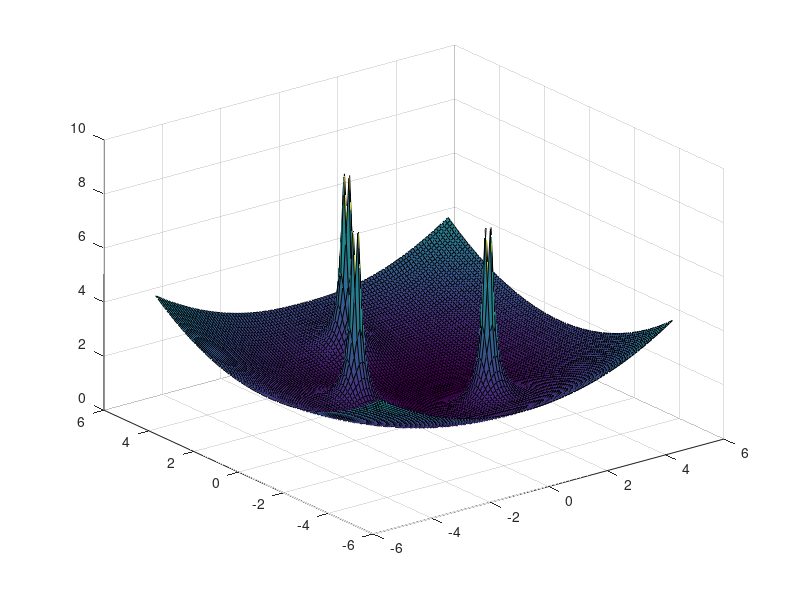

Here is the MATLAB script that generated this plot:
[X,Y] = meshgrid(-5:0.1:5);
Kobj=0.08;
Kobs=0.7;
obj=[0 0];
obs=[-2 0; 1 -2; 0 3];
m=size(obs);
Uobj = Kobj*((sqrt((X-obj(1)).^2+(Y-obj(2)).^2))).^2;
% Uobj2 = Kobj*(((X-obj(1)).^2+(Y-obj(2)).^2));
% Uobs=0;
% for k=1:1:m(1,1)
%       Uobs = Kobs*((sqrt((X-obs(k,1)).^2+(Y-obs(k,2)).^2))).^(-1);
% end
Uobs1 = Kobs*((sqrt((X-obs(1,1)).^2+(Y-obs(1,2)).^2))).^(-1);
Uobs2 = Kobs*((sqrt((X-obs(2,1)).^2+(Y-obs(2,2)).^2))).^(-1);
Uobs3 = Kobs*((sqrt((X-obs(3,1)).^2+(Y-obs(3,2)).^2))).^(-1);
Uobs=Uobs1+Uobs2+Uobs3;
Uesp=Uobj+Uobs;
% mesh(X,Y,Uobs);
surf(X,Y,Uesp);

%% Variables

% syms a b c
% d=[a*b*c, b^2, a + c];
% jacobian([a*b*c, b^2, a + c], [a, b, c]);
% gradient(2*a^2 + 3*b + 4*c, [a, b, c]);
% 
% 
% %% Fuerza Activa
% 
% Fact= 
